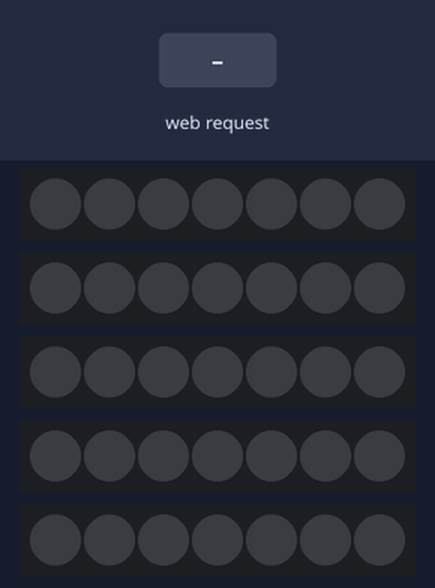
Bench run of a sketch on a simulated ESP32. On the bench: 5 × 7 RGB LEDs in strip order, left to right. The inputs (shaded band) are chosen by the test bench. Dim RGB values are drawn brighter than linear; what the sketch prints to the serial monitor is not drawn.

Above: at 1.2 s.
1.3 s: HTTP request GET /mode?value=DIGITS received
At 1.8 s:
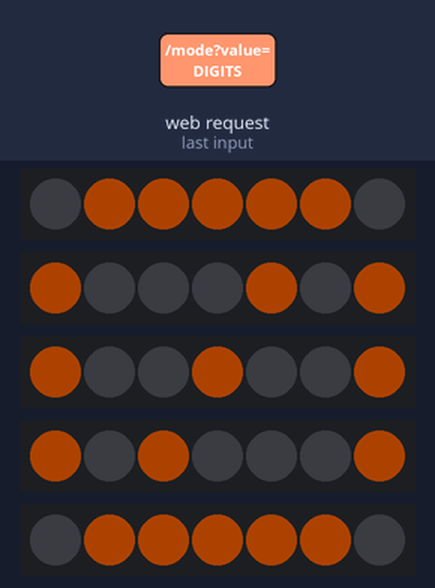
4.3 s: HTTP request GET /color?value=DIGITS received
At 5.1 s:
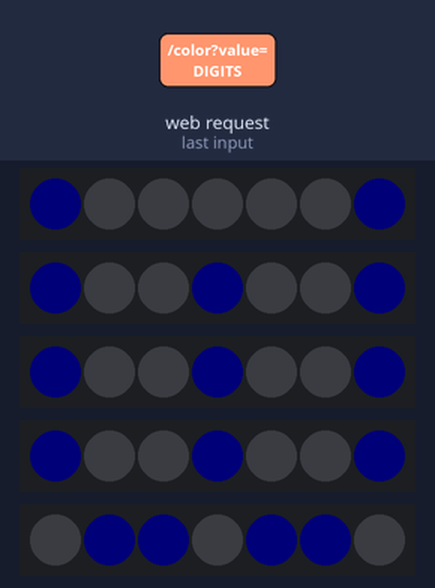
7.3 s: HTTP request GET /mode?value=LETTERS received
At 9.1 s:
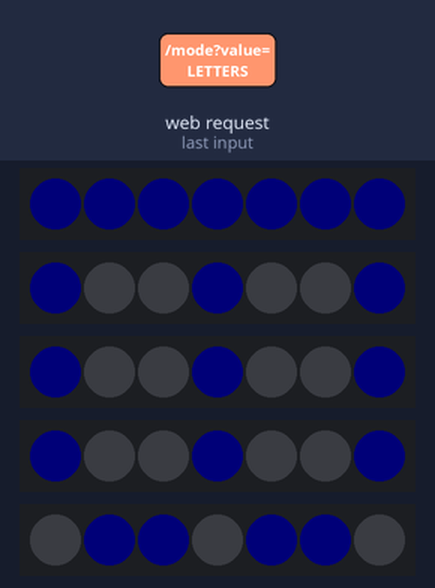
10.3 s: HTTP request GET /mode?value=DRAW received
At 11.0 s:
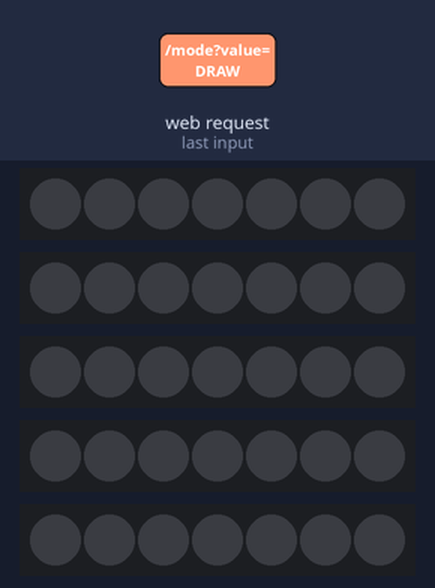
Timing chart, 0 to 12.8 s (numbered marks = the images above; inputs shaded):
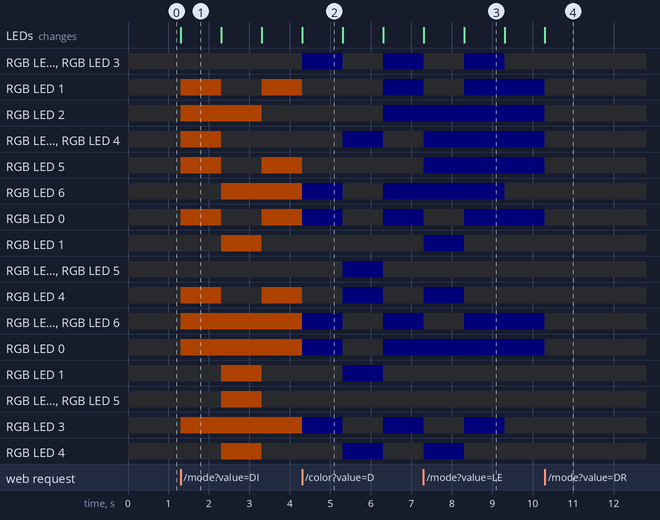

Measured:
- after the input at 1.3 s, RGB LED 1: off → RGB(50, 19, 0) at once, → off 1.0 s later, → RGB(50, 19, 0) 1.0 s later; RGB LED 2: off → RGB(50, 19, 0) at once, → off 2.0 s later
- after the input at 4.3 s, the LEDs: change at once (image 2)
- after the input at 10.3 s, the LEDs: change at once (image 4)

The sketch:

ESP32_7x5_NeoPixel_CustomDisplay.ino
```cpp
/*
  Project: ESP32 7x5 NeoPixel Custom Display (v1.4)
  Author: Dibyaranjan
  Wokwi: https://wokwi.com/projects/432085438483885057  (Test_Program)
  GitHub: GitHub: https://github.com/dibyasn
  Features: Web-controlled LED matrix with font and custom draw support

  ------------------------ About Project ------------------------
  This project uses an ESP32 microcontroller to control a 5-column by 7-row NeoPixel matrix.
  It allows users to display letters, digits, or create custom patterns on a 7x5 LED display.
  The ESP32 serves a web interface over Wi-Fi in Access Point mode, allowing users to control
  the LED matrix from a browser on any connected device.

  ------------------------ Hardware Used ------------------------
  - ESP32 development board
  - 5 NeoPixel LED strips (1 per column), each with 7 LEDs
  - Power supply (5V capable of handling all NeoPixels)
  - Optional: resistor (330–470 ohm) between ESP32 and data line
  - Optional: capacitor (1000 µF, 6.3V or higher) across power lines

  ------------------------ Connections ------------------------
  - NeoPixel Data Pins:
      Strip 1 (rightmost column): GPIO 22
      Strip 2: GPIO 17
      Strip 3: GPIO 23
      Strip 4: GPIO 19
      Strip 5 (leftmost column): GPIO 26
  - All NeoPixel power (5V) and ground lines connected appropriately
  - Make sure NeoPixels share ground with ESP32

  ------------------------ Working / Modes ------------------------
  - OFF: Turns off all LEDs
  - DIGITS: Displays numeric digits (0–9)
  - LETTERS: Displays predefined 5x7 font letters (A–Z)
  - DRAW: Enables interactive pixel grid where users can toggle LEDs manually

  ------------------------ Web Interface ------------------------
  - Hosted by ESP32 in AP mode ("NeoPixel_Display", password "12345678")
  - Accessible from any mobile or desktop browser
  - Allows mode switching, color selection, brightness adjustment, and custom drawing
  - Intuitive UI with CSS-styled layout and grid interaction

  ------------------------ Version 1.4 Updates ------------------------
  - Added font support for 5x7 letters (A-Z)
  - Enhanced draw mode with interactive toggling
*/
#include <WiFi.h>
#include <WebServer.h>
#include <Adafruit_NeoPixel.h>

//------------------------- Hardware Configuration -------------------------
#define NUM_LEDS   7  // Rows per strip
#define NUM_STRIPS 5  // Number of columns
const int dataPins[NUM_STRIPS] = {22, 17, 23, 19, 26};

// Reverse-mapped for correct display orientation
Adafruit_NeoPixel strips[NUM_STRIPS] = {
  Adafruit_NeoPixel(NUM_LEDS, dataPins[4], NEO_GRB + NEO_KHZ800),
  Adafruit_NeoPixel(NUM_LEDS, dataPins[3], NEO_GRB + NEO_KHZ800),
  Adafruit_NeoPixel(NUM_LEDS, dataPins[2], NEO_GRB + NEO_KHZ800),
  Adafruit_NeoPixel(NUM_LEDS, dataPins[1], NEO_GRB + NEO_KHZ800),
  Adafruit_NeoPixel(NUM_LEDS, dataPins[0], NEO_GRB + NEO_KHZ800)
};

// ------------------------- Access Point Configuration -------------------------
const char* ssid = "NeoPixel_Display";
const char* password = "12345678";

WebServer server(80);

// ------------------------- State Variables -------------------------
String mode = "OFF";  // OFF / DIGITS / DRAW / LETTERS
uint32_t drawColor = Adafruit_NeoPixel::Color(255, 100, 0);
uint8_t brightness = 50;
bool gridState[NUM_LEDS][NUM_STRIPS] = {false};

// ------------------------- Font Pattern (5x7) -------------------------
// Each letter is represented as 5 columns (bytes), 7 bits each
const uint8_t font5x7[][5] = {
  {0x7C,0x12,0x11,0x12,0x7C}, // A
  {0x7F,0x49,0x49,0x49,0x36}, // B
  {0x3E,0x41,0x41,0x41,0x22}, // C
  {0x7F,0x41,0x41,0x22,0x1C}, // D
  {0x7F,0x49,0x49,0x49,0x41}, // E
  {0x7F,0x09,0x09,0x09,0x01}, // F
  {0x3E,0x41,0x49,0x49,0x7A}, // G
  {0x7F,0x08,0x08,0x08,0x7F}, // H
  {0x00,0x41,0x7F,0x41,0x00}, // I
  {0x20,0x40,0x41,0x3F,0x01}, // J
  {0x7F,0x08,0x14,0x22,0x41}, // K
  {0x7F,0x40,0x40,0x40,0x40}, // L
  {0x7F,0x02,0x0C,0x02,0x7F}, // M
  {0x7F,0x04,0x08,0x10,0x7F}, // N
  {0x3E,0x41,0x41,0x41,0x3E}, // O
  {0x7F,0x09,0x09,0x09,0x06}, // P
  {0x3E,0x41,0x51,0x21,0x5E}, // Q
  {0x7F,0x09,0x19,0x29,0x46}, // R
  {0x46,0x49,0x49,0x49,0x31}, // S
  {0x01,0x01,0x7F,0x01,0x01}, // T
  {0x3F,0x40,0x40,0x40,0x3F}, // U
  {0x1F,0x20,0x40,0x20,0x1F}, // V
  {0x7F,0x20,0x18,0x20,0x7F}, // W
  {0x63,0x14,0x08,0x14,0x63}, // X
  {0x07,0x08,0x70,0x08,0x07}, // Y
  {0x61,0x51,0x49,0x45,0x43}  // Z
};

// ------------------------- Digit Pattern -------------------------
// Each number is stored as a 7-row character using '.' and '#' for off/on
const char* digits[10][NUM_LEDS] = {
  {
    ".###.",
    "#...#",
    "#..##",
    "#.#.#",
    "##..#",
    "#...#",
    ".###."
  },
  {
    "..#..",
    ".##..",
    "#.#..",
    "..#..",
    "..#..",
    "..#..",
    "#####"
  },
  {
    ".###.",
    "#...#",
    "...#.",
    "..#..",
    ".#...",
    "#....",
    "#####"
  },
  {
    "####.",
    "....#",
    "....#",
    ".###.",
    "....#",
    "....#",
    "####."
  },
  {
    "...#.",
    "..##.",
    ".#.#.",
    "#..#.",
    "#####",
    "...#.",
    "...#."
  },
  {
    "#####",
    "#....",
    "#....",
    ".###.",
    "....#",
    "....#",
    "####."
  },
  {
    ".###.",
    "#....",
    "#....",
    "#####",
    "#...#",
    "#...#",
    ".###."
  },
  {
    "#####",
    "....#",
    "...#.",
    "..#..",
    ".#...",
    ".#...",
    ".#..."
  },
  {
    ".###.",
    "#...#",
    "#...#",
    ".###.",
    "#...#",
    "#...#",
    ".###."
  },
  {
    ".###.",
    "#...#",
    "#...#",
    ".####",
    "....#",
    "....#",
    ".###."
  }
};

// ------------------------- Functions -------------------------
void displayDigit(int digit) {
  for (int col = 0; col < NUM_STRIPS; col++) {
    for (int row = 0; row < NUM_LEDS; row++) {
      char pixel = digits[digit][row][col];
      uint32_t color = (pixel == '#') ? drawColor : 0;
      strips[col].setPixelColor(row, color);
    }
    strips[col].setBrightness(brightness);
    strips[col].show();
  }
}

void displayLetter(int letterIndex) {
  for (int col = 0; col < NUM_STRIPS; col++) {
    for (int row = 0; row < NUM_LEDS; row++) {
      uint8_t fontByte = font5x7[letterIndex][col];
      bool pixelOn = (fontByte >> row) & 1;
      uint32_t color = pixelOn ? drawColor : 0;
      strips[col].setPixelColor(row, color);
    }
    strips[col].setBrightness(brightness);
    strips[col].show();
  }
}

void displayGrid() {
  for (int col = 0; col < NUM_STRIPS; col++) {
    for (int row = 0; row < NUM_LEDS; row++) {
      uint32_t color = gridState[row][col] ? drawColor : 0;
      strips[col].setPixelColor(row, color);
    }
    strips[col].setBrightness(brightness);
    strips[col].show();
  }
}


// ------------------------- Web Page -------------------------
const char* pageHTML = R"rawliteral(
  <!DOCTYPE html>
<html>
<head>
  <title>NeoPixel LED Controller</title>
  <meta name="viewport" content="width=device-width, initial-scale=1">
  <style>
    body {
      font-family: Arial, sans-serif;
      margin: 0; padding: 0;
      background-color: #f4f4f4;
      text-align: center;
    }
    header {
      background-color: #333;
      color: white;
      padding: 12px 0;
      position: sticky;
      top: 0;
      z-index: 1000;
    }
    header h2 {
      margin: 0;
      font-weight: normal;
      font-size: 1.5em;
    }
    .controls {
      background: white;
      padding: 15px 10px;
      box-shadow: 0 2px 5px rgba(0,0,0,0.1);
      max-width: 480px;
      margin: 10px auto;
      border-radius: 8px;
    }
    .control-row {
      display: flex;
      align-items: center;
      justify-content: center;
      flex-wrap: wrap;
      margin: 10px 0;
      gap: 15px;
    }
    label {
      font-size: 1em;
      margin-right: 8px;
      min-width: 60px;
      text-align: right;
    }
    select, input[type=color], input[type=range], button {
      font-size: 1em;
      padding: 8px 10px;
      border-radius: 5px;
      border: 1px solid #ccc;
      outline: none;
      cursor: pointer;
      flex-shrink: 0;
    }
    select {
      min-width: 120px;
    }
    input[type=color] {
      width: 50px;
      height: 40px;
      padding: 0;
      border: none;
      cursor: pointer;
    }
    input[type=range] {
      width: 180px;
      cursor: pointer;
      -webkit-appearance: none;
      appearance: none;
      height: 8px;
      background: #ddd;
      border-radius: 4px;
      padding: 0;
    }

    /* Webkit browsers (Chrome, Safari, Edge) */
    input[type=range]::-webkit-slider-thumb {
      -webkit-appearance: none;
      appearance: none;
      width: 20px;
      height: 20px;
      background: #ff6400;
      border-radius: 50%;
      cursor: pointer;
      border: 2px solid white;
      box-shadow: 0 2px 4px rgba(0,0,0,0.2);
    }

    input[type=range]::-webkit-slider-thumb:hover {
      background: #e05500;
    }

    /* Firefox */
    input[type=range]::-moz-range-thumb {
      width: 20px;
      height: 20px;
      background: #ff6400;
      border-radius: 50%;
      cursor: pointer;
      border: 2px solid white;
      box-shadow: 0 2px 4px rgba(0,0,0,0.2);
    }

    input[type=range]::-moz-range-thumb:hover {
      background: #e05500;
    }

    input[type=range]::-moz-range-track {
      height: 8px;
      background: #ddd;
      border-radius: 4px;
      border: none;
    }

    .brightness-container {
      display: flex;
      align-items: center;
      gap: 10px;
    }

    .brightness-value {
      min-width: 35px;
      font-weight: bold;
      color: #333;
    }

    button {
      background-color: #ff6400;
      color: white;
      border: none;
      min-width: 100px;
      transition: background-color 0.3s;
    }
    button:hover {
      background-color: #e05500;
    }
    .grid-container {
      max-width: 320px;
      margin: 0 auto 20px auto;
      padding: 10px;
      background: white;
      border-radius: 8px;
      box-shadow: 0 2px 5px rgba(0,0,0,0.1);
      display: none;
    }
    .letter-container {
      max-width: 320px;
      margin: 0 auto 20px auto;
      padding: 10px;
      background: white;
      border-radius: 8px;
      box-shadow: 0 2px 5px rgba(0,0,0,0.1);
      display: none;
    }
    .grid {
      display: grid;
      grid-template-columns: repeat(5, 1fr);
      gap: 6px;
    }
    .cell {
      position: relative;
      width: 100%;
      padding-top: 100%; /* square */
      background-color: #222;
      border-radius: 5px;
      border: 1.5px solid #444;
      cursor: pointer;
      transition: background-color 0.3s;
    }
    .cell.active {
      background-color: var(--active-color, #ff6400);
      border-color: var(--active-color, #ff6400);
    }
    .cell-inner {
      position: absolute;
      top: 0; left: 0; right: 0; bottom: 0;
    }
    @media (max-width: 480px) {
      .controls {
        max-width: 95vw;
        padding: 10px;
        margin: 5px auto;
      }
      .control-row {
        margin: 8px 0;
        gap: 10px;
      }
      .control-row:first-child {
        flex-direction: row;
        justify-content: center;
      }
      .control-row:nth-child(2) {
        flex-direction: column;
        gap: 15px;
      }
      .control-row:nth-child(2) > div {
        display: flex;
        align-items: center;
        justify-content: space-between;
        gap: 10px;
      }
      label {
        text-align: left;
        min-width: auto;
        margin-right: 10px;
        flex-shrink: 0;
      }
      select {
        min-width: 100px;
        flex: 1;
      }
      input[type=color] {
        width: 40px;
        height: 35px;
        flex-shrink: 0;
      }
      .brightness-container {
        flex: 1;
      }
      input[type=range] {
        flex: 1;
        min-width: 120px;
      }
      .brightness-value {
        min-width: 30px;
        font-size: 0.9em;
      }
      button {
        width: 100%;
        padding: 12px;
        font-size: 1.1em;
      }
      .grid-container, .letter-container {
        max-width: 280px;
        padding: 8px;
        margin: 10px auto;
      }
      .grid {
        gap: 4px;
      }
      .cell {
        border-radius: 3px;
        border-width: 1px;
      }
    }
  </style>
</head>
<body>
  <header>
    <h2>NeoPixel LED Controller</h2>
  </header>
  <div class="controls">
    <div class="control-row">
      <label for="mode">Mode:</label>
      <select id="mode" onchange="setMode(this.value)">
        <option>OFF</option>
        <option>DIGITS</option>
        <option>DRAW</option>
        <option>LETTERS</option>
      </select>
    </div>
    <div class="control-row" style="justify-content:center; gap:20px;">
      <div style="display:flex; align-items:center; gap:10px;">
        <label for="colorPicker">Color:</label>
        <input type="color" id="colorPicker" value="#ff6400" onchange="updateColor()">
      </div>
      <div class="brightness-container">
        <label for="brightness">Brightness:</label>
        <input type="range" id="brightness" min="0" max="255" step="1" value="50" oninput="updateBrightness()">
        <span class="brightness-value" id="brightnessValue">50</span>
      </div>
    </div>
    <div class="control-row">
      <button onclick="clearGrid()">Clear Grid</button>
    </div>
  </div>

  <div id="gridContainer" class="grid-container">
    <div class="grid" id="grid"></div>
  </div>

  <div id="digitContainer" class="letter-container">
  <p style="margin: 10px 0; color: #666; font-size: 0.9em;">
    Digits will cycle automatically 0 -> 1 -> 2 -> ... -> 9
  </p>
  </div>

  <div id="letterContainer" class="letter-container">
    <p style="margin: 10px 0; color: #666; font-size: 0.9em;">
      Letters will cycle automatically A -> B -> C -> ... -> Z
    </p>
  </div>

  <script>
    const gridEl = document.getElementById("grid");
    const gridContainer = document.getElementById("gridContainer");
    const letterContainer = document.getElementById("letterContainer");
    const gridState = Array.from({length: 7}, () => Array(5).fill(false));
    let currentColor = "#ff6400";

    function createGrid() {
      gridEl.innerHTML = "";
      for (let row = 0; row < 7; row++) {
        for (let col = 0; col < 5; col++) {
          const cell = document.createElement("div");
          cell.className = "cell";
          cell.dataset.row = row;
          cell.dataset.col = col;
          cell.onclick = () => toggleCell(cell, row, col);
          const inner = document.createElement("div");
          inner.className = "cell-inner";
          cell.appendChild(inner);
          gridEl.appendChild(cell);
        }
      }
    }

    function toggleCell(cell, row, col) {
      gridState[row][col] = !gridState[row][col];
      cell.classList.toggle("active");
      cell.style.setProperty("--active-color", currentColor);
      sendGrid();
    }

    function setMode(val) {
      fetch(`/mode?value=${val}`);
      if (val === "DRAW") {
        gridContainer.style.display = "block";
        letterContainer.style.display = "none";
        digitContainer.style.display = "none";
      } else if (val === "DIGITS") {
        gridContainer.style.display = "none";
        letterContainer.style.display = "none";
        digitContainer.style.display = "block";
      } else if (val === "LETTERS") {
        gridContainer.style.display = "none";
        digitContainer.style.display = "none";
        letterContainer.style.display = "block";
      } else {
        gridContainer.style.display = "none";
        letterContainer.style.display = "none";
        digitContainer.style.display = "none";
      }
    }

    function setLetter(val) {
      fetch(`/letter?value=${val}`);
    }

    function updateColor() {
      currentColor = document.getElementById("colorPicker").value;
      document.querySelectorAll(".cell.active").forEach(c => {
        c.style.setProperty("--active-color", currentColor);
      });
      fetch(`/color?value=${currentColor.substring(1)}`);
      sendGrid();
    }

    function updateBrightness() {
      const val = document.getElementById("brightness").value;
      document.getElementById("brightnessValue").textContent = val;
      fetch(`/brightness?value=${val}`);
    }

    function clearGrid() {
      document.querySelectorAll(".cell").forEach(c => c.classList.remove("active"));
      for (let row = 0; row < 7; row++) {
        for (let col = 0; col < 5; col++) {
          gridState[row][col] = false;
        }
      }
      sendGrid();
    }

    function sendGrid() {
      const flat = gridState.flat().map(v => v ? 1 : 0).join("");
      fetch(`/grid?value=${flat}`);
    }

    // Initialize
    createGrid();
    setMode('OFF'); // default to OFF mode
  </script>
</body>
</html>
)rawliteral";

// ------------------------- Server Handlers -------------------------

void handleRoot() {
  server.send(200, "text/html", pageHTML);
}

void handleMode() {
  if (server.hasArg("value")) {
    mode = server.arg("value");
    if (mode == "OFF") {
      for (int i = 0; i < NUM_STRIPS; i++) {
        strips[i].clear();
        strips[i].show();
      }
    }
  }
  server.send(200, "text/plain", "OK");
}

void handleColor() {
  if (server.hasArg("value")) {
    String hex = server.arg("value");
    if (hex.length() == 6) {
      long number = strtol(hex.c_str(), NULL, 16);
      uint8_t r = (number >> 16) & 0xFF;
      uint8_t g = (number >> 8) & 0xFF;
      uint8_t b = number & 0xFF;
      drawColor = Adafruit_NeoPixel::Color(r, g, b);
    }
  }
  server.send(200, "text/plain", "OK");
}

void handleBrightness() {
  if (server.hasArg("value")) {
    int val = server.arg("value").toInt();
    brightness = constrain(val, 0, 255);
    for (int i = 0; i < NUM_STRIPS; i++) {
      strips[i].setBrightness(brightness);
      strips[i].show();
    }
  }
  server.send(200, "text/plain", "OK");
}

void handleGrid() {
  if (server.hasArg("value")) {
    String bits = server.arg("value");
    if (bits.length() == NUM_LEDS * NUM_STRIPS) {
      int idx = 0;
      for (int row = 0; row < NUM_LEDS; row++) {
        for (int col = 0; col < NUM_STRIPS; col++) {
          gridState[row][col] = (bits[idx++] == '1');
        }
      }
      displayGrid();
    }
  }
  server.send(200, "text/plain", "OK");
}

void handleLetter() {
  if (server.hasArg("value")) {
    String val = server.arg("value");
    if (val.length() == 1 && val[0] >= 'A' && val[0] <= 'Z') {
      int letterIndex = val[0] - 'A';
      displayLetter(letterIndex);
    }
  }
  server.send(200, "text/plain", "OK");
}

// ------------------------- Setup & Loop -------------------------
void setup() {
  Serial.begin(115200);

  for (int i = 0; i < NUM_STRIPS; i++) {
    strips[i].begin();
    strips[i].setBrightness(brightness);
    strips[i].clear();
    strips[i].show();
  }

  WiFi.softAP(ssid, password);
  Serial.print("AP IP address: ");
  Serial.println(WiFi.softAPIP());

  server.on("/", handleRoot);
  server.on("/mode", handleMode);
  server.on("/color", handleColor);
  server.on("/brightness", handleBrightness);
  server.on("/grid", handleGrid);
  server.on("/letter", handleLetter);

  server.begin();
  Serial.println("HTTP server started");
}

void loop() {
  server.handleClient();
  if (mode == "DIGITS") {
    static unsigned long lastUpdate = 0;
    static int digit = 0;
    if (millis() - lastUpdate > 1000) {
      lastUpdate = millis();
      displayDigit(digit);
      digit = (digit + 1) % 10;
    }
  } else if (mode == "LETTERS") {
    static unsigned long lastUpdate = 0;
    static int letter = 0;
    if (millis() - lastUpdate > 1000) {
      lastUpdate = millis();
      displayLetter(letter);
      letter = (letter + 1) % 26;
    }
  } else if (mode == "DRAW") {
    displayGrid();
  }
}
```
